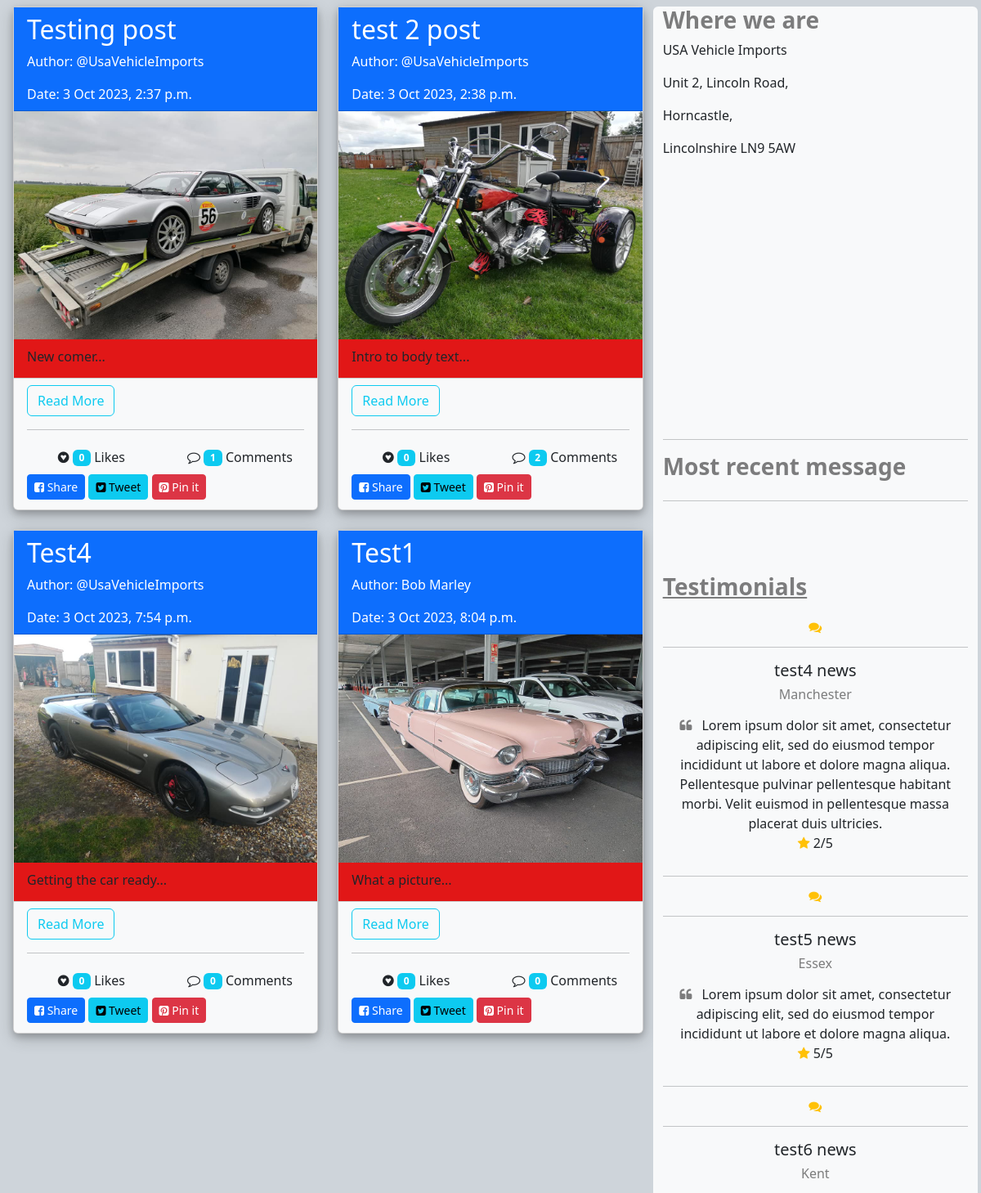
Before: /News/ (middle part) with the older database file.
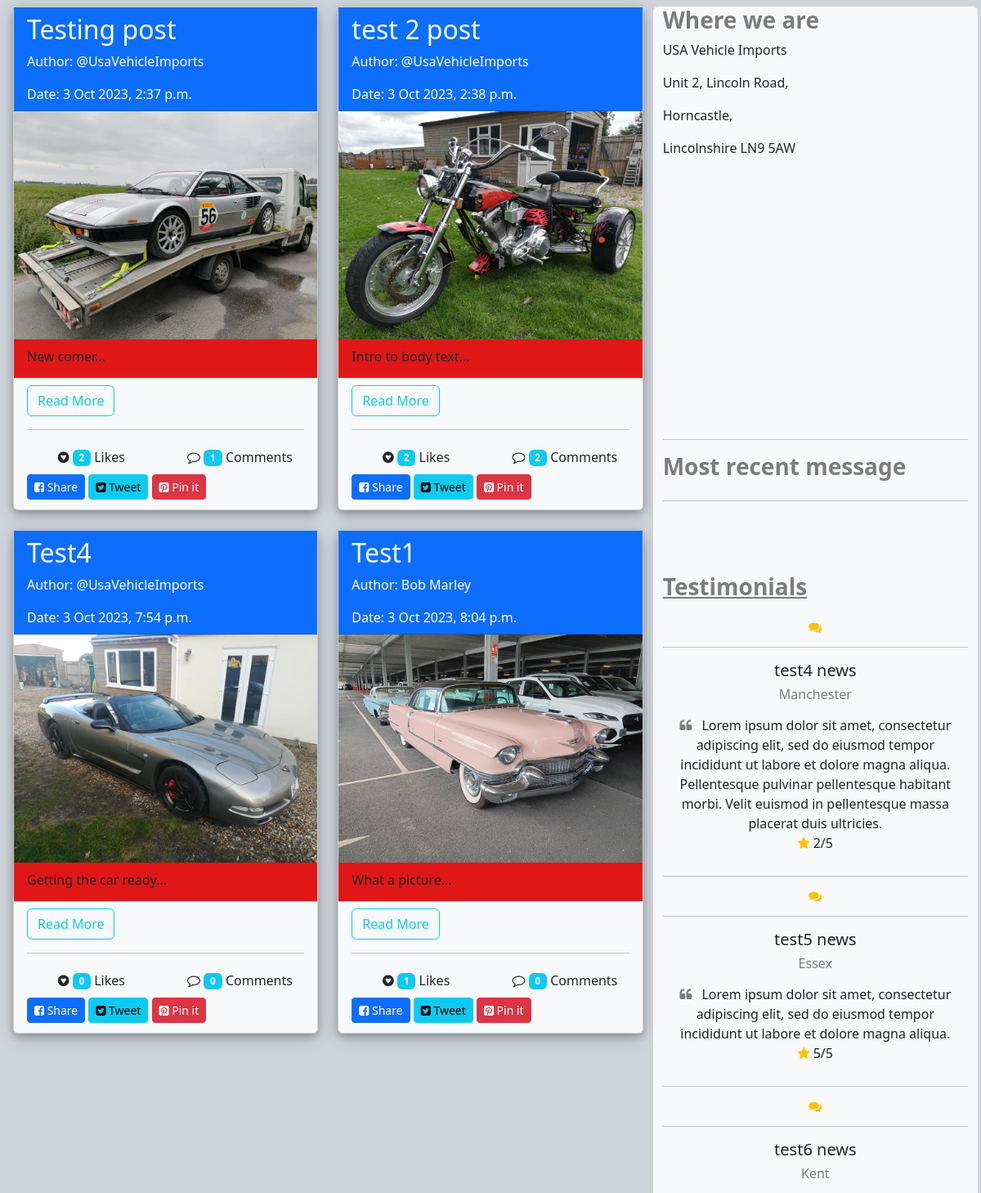
After: the same page with the newer database file.
### frontapp/models.py (models this page shows, shortened)
class Post(models.Model):
    author = models.CharField(max_length=100, default='@UsaVehicleImports')
    title = models.CharField(max_length=500)
    image_url = models.URLField(max_length=500, null=True, blank=True)
    image_upload = models.ImageField(
        default=default_post_image, upload_to='images/other/', height_field=0,
        width_field=0, null=True, blank=True)
    body_taster = models.CharField(max_length=200, blank=True)
    body = models.TextField()
    video = models.FileField(upload_to='video',
                             validators=[FileExtensionValidator(
                                 allowed_extensions=['', 'MOV', 'avi', 'mp4', 'webm', 'mkv'])], null=True, blank=True)
    created = models.DateTimeField(auto_now_add=True)
    id = models.CharField(max_length=100, default=uuid.uuid4,
                          unique=True, primary_key=True, editable=False)
    likes = models.PositiveIntegerField(default=0)
    class  Meta:
        verbose_name_plural  =  "Posts"
    @property
    def comment_count_true(self):
        comment_count = self.comments.filter(active=True).count()
        return comment_count

### frontapp/views.py (the view, shortened to what this page needs)
# urls.py: path('News/', views.News.as_view(), name="News"),
class News(ListView):
    model = Comment
    template_name = "News.html"
    context_object_name = "context"
    def get_context_data(self, **kwargs):
        context = super(News, self).get_context_data(**kwargs)
        context['data'] = BusinessDetails.objects.all()
        context['post'] = Post.objects.all()
        context['testimonial'] = Testimonials.objects.all()[3:]
        context['comment_form'] = CommentForm()
        return context

### frontapp/custom_context_processors.py (called while the page is built, shortened)
def get_business_data(request):
    data = BusinessDetails.objects.all()
    return {'data': data}

def get_form_data(request):
    if request.method == "GET":
        form = ContactForm()
    else:
        form = ContactForm()
    context = {'form': form}
    return ( context)

### frontapp/templates/News.html (shortened to what this page needs)
{% extends "Base.html" %} {% block title %}News Page{% endblock title %}
{% block content %} {% load static %}
<div class="container-fluid bg-dark-subtle">
  <br />
  <div class="row p-1 z-1">
    <div class="col-12 col-sm-8">
      <div class="row row-cols-1 row-cols-lg-2 row-cols-xxl-3">
        {% include 'includes/postCard.html' %}
      </div>
    </div>
    <div class="col-12 col-sm-4 bg-light rounded-2 mt-4 z-1">
      <div class="row mb-5">
        <h3 class="text-black-50 fw-bold">Where we are</h3>
        {% for data in data %}
        <p>{{ data.business_name }}</p>
        <p>{{ data.address_1stline }}, {{ data.address_2ndline }},</p>
        <p>{{ data.address_town }},</p>
        <p>{{ data.address_county }} {{ data.address_postcode }}</p>
        {% endfor %}
        <div class="ratio ratio-4x3">
          <iframe
            src="https://www.google.com/maps/embed?pb=!1m18!1m12!1m3!1d2389.392359781355!2d-0.1265744!3d53.210813!2m3!1f0!2f0!3f0!3m2!1i1024!2i768!4f13.1!3m3!1m2!1s0x4878709892775519%3A0x85590e0ac3389ca9!2sLincoln%20Rd%2C%20Horncastle%20LN9%205AW!5e0!3m2!1sen!2suk!4v1697020253591!5m2!1sen!2suk"
            width="600"
            height="450"
            style="border: 0"
            allowfullscreen=""
            loading="lazy"
          ></iframe>
        </div>
      </div>
      <hr />
      <div class="text">
        <h3 class="text-black-50 fw-bold mb-4">Most recent message</h3>
      </div>
      <hr />
      <br />
      <div class="d-none d-sm-block row mb-5 mt-5">
        <h3 class="text-black-50 fw-bold text-decoration-underline mb-4">
          Testimonials
        </h3>
        <section>
          {% for testim in testimonial %}
          <div class="row text-center">
            <i class="fa fa-comments text-warning"></i>
          </div>
          <hr />
          <div class="row text-center">
            <h5 class="mb-2">{{ testim.name }}</h5>
            <h6 class="mb-3 text-black-50">{{ testim.address }}</h6>
            <div class="px-xl-3">
              <i class="fa fa-quote-left pe-2 text-black-50"></i>
              <span>{{ testim.quote }} </span>
            </div>
            <div class="px-xl-3">
              <i class="fa fa-star mx-auto mb-3 text-warning"></i>
              <span>{{ testim.rate }}/5 </span>
            </div>
          </div>
          <hr />
          {% endfor %}
        </section>
      </div>
    </div>
  </div>
</div>
{% endblock %}

### frontapp/templates/includes/postCard.html (shortened to what this page needs)
{% for post in post %}
<div class="col mt-4 mb-auto">
  <div class="card h-100 box-shadow-dark mx-auto" style="max-width: 380px">
    <div class="card-header bg-primary text-white rounded-0">
      <h2 class="card-title">{{ post.title }}</h2>
      <p class="card-text">Author: {{ post.author }}</p>
      <p class="card-text">Date: {{ post.created }}</p>
    </div>
    {% if post.image_upload %}
    <div class="card-img">
      <img
        src="{{ post.image_upload.url }}"
        class="card-img shadow-sm img-fit rounded-0"
        alt="Sorry uploaded image not working"
      />
    </div>
    {% endif %} {% if post.body_taster %}
    <div class="card-body bg-usa-red">
      <h6 class="card-subtitle">{{ post.body_taster }}...</h6>
    </div>
    {% endif %}
    <div class="card-footer bg-light mt-auto">
      <p>
        <button
          class="btn btn-outline-info"
          data-bs-toggle="collapse"
          data-bs-target="#contents-{{ post.id }}"
          aria-expanded="false"
          aria-controls="contents-{{ post.id }}"
          ar
        >
          Read More
        </button>
      </p>
      <hr />
      <div class="row row-sm-col-2">
        <div class="col d-flex justify-content-center">
          <form
            method="POST"
            action="{% url 'frontapp:LikePost' post.id %}"
            input="hidden"
          >
            <button
              type="submit"
              name="post_id"
              value="{{ post.id }} "
              class="btn p-1 hover-effect"
              data-bs-toggle="tooltip"
              data-bs-placement="bottom"
              title="Like"
            >
              <i class="fa fa-gratipay"></i>
              <span class="badge bg-info">{{ post.likes }}</span> Likes
            </button>
          </form>
        </div>
        <div class="col d-flex justify-content-center">
          <button
            class="btn m-0 p-1 hover-effect"
            title="Leave a comment"
            data-bs-toggle="modal"
            data-bs-target="#createCommentsForm-{{ post.id }}"
            aria-expanded="false"
            aria-controls="createCommentsForm"
            data-bs-toggle="tooltip"
            data-bs-placement="bottom"
          >
            <i class="fa fa-comment-o"></i>
            <span class="badge bg-info">{{ post.comment_count_true }}</span>
            Comments
          </button>
        </div>
      </div>
      <div class="row">
        <span
          ><a
            class="btn btn-sm btn-primary my-1"
            href="https://www.facebook.com/sharer/sharer.php?u=http%3A%2F%2Fusavehicleimports.com&quote=USA%20Vehicle%20Imports"
            target="_blank"
            title="Share on Facebook"
          >
            <i class="fa fa-facebook-square"></i>
            Share
          </a>
          <a
            class="btn btn-sm btn-info my-1"
            href="https://twitter.com/intent/tweet?source=http%3A%2F%2Fusavehicleimports.com&text=USA%20Vehicle%20Imports:%20http%3A%2F%2Fusavehicleimports.com"
            target="_blank"
            title="Tweet"
          >
            <i class="fa fa-twitter-square"></i>
            Tweet
          </a>
          <a
            class="btn btn-sm btn-danger my-1"
            href="http://pinterest.com/pin/create/button/?url=http%3A%2F%2Fusavehicleimports.com&description=Sales%2C%20Sourcing%2C%20Importing%20of%20American%20Cars%20and%20Bikes"
            target="_blank"
            title="Pin it"
          >
            <i class="fa fa-pinterest-square"></i>
            Pin it
          </a>
        </span>
      </div>
    </div>
  </div>
</div>
{% endfor %}

Changed rows visible on the page:
changed Post "Testing post": likes "0" → "2"
changed Post "test 2 post": likes "0" → "2"
changed Post "Test1": likes "0" → "1"
